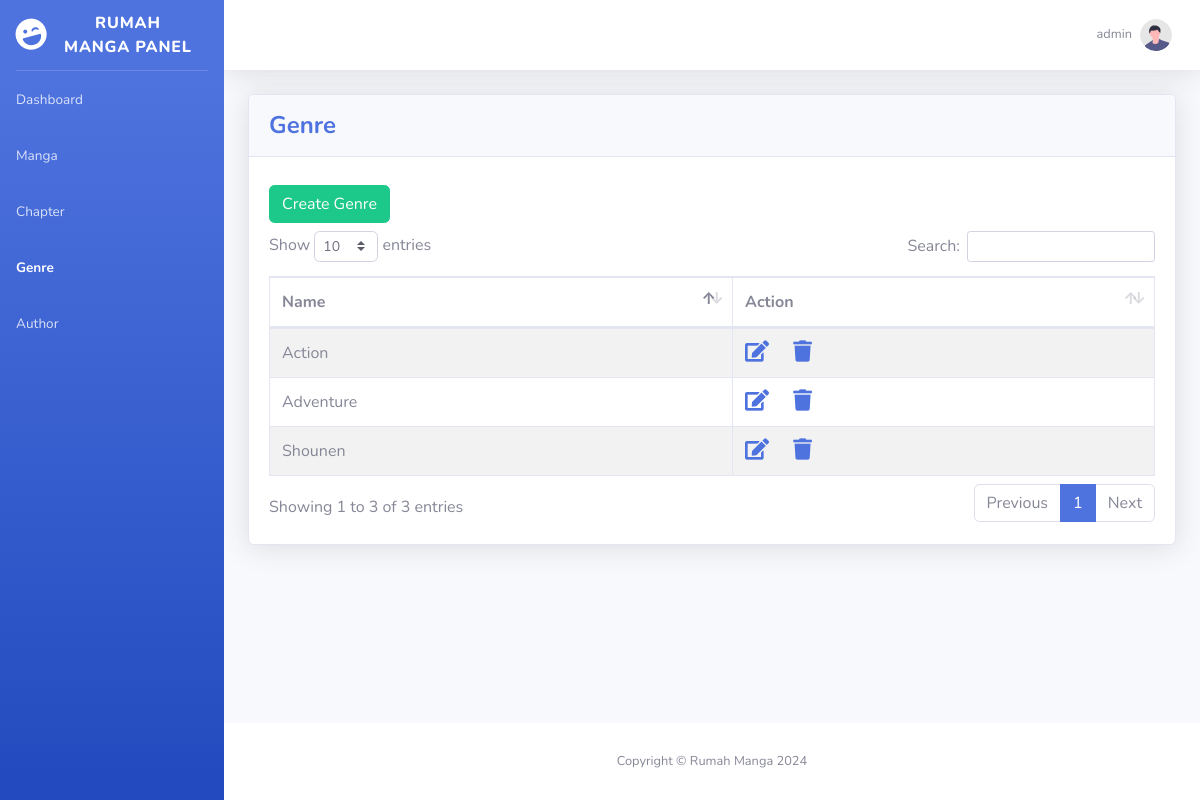
Page /genre.php (signed in) on the earlier database version.
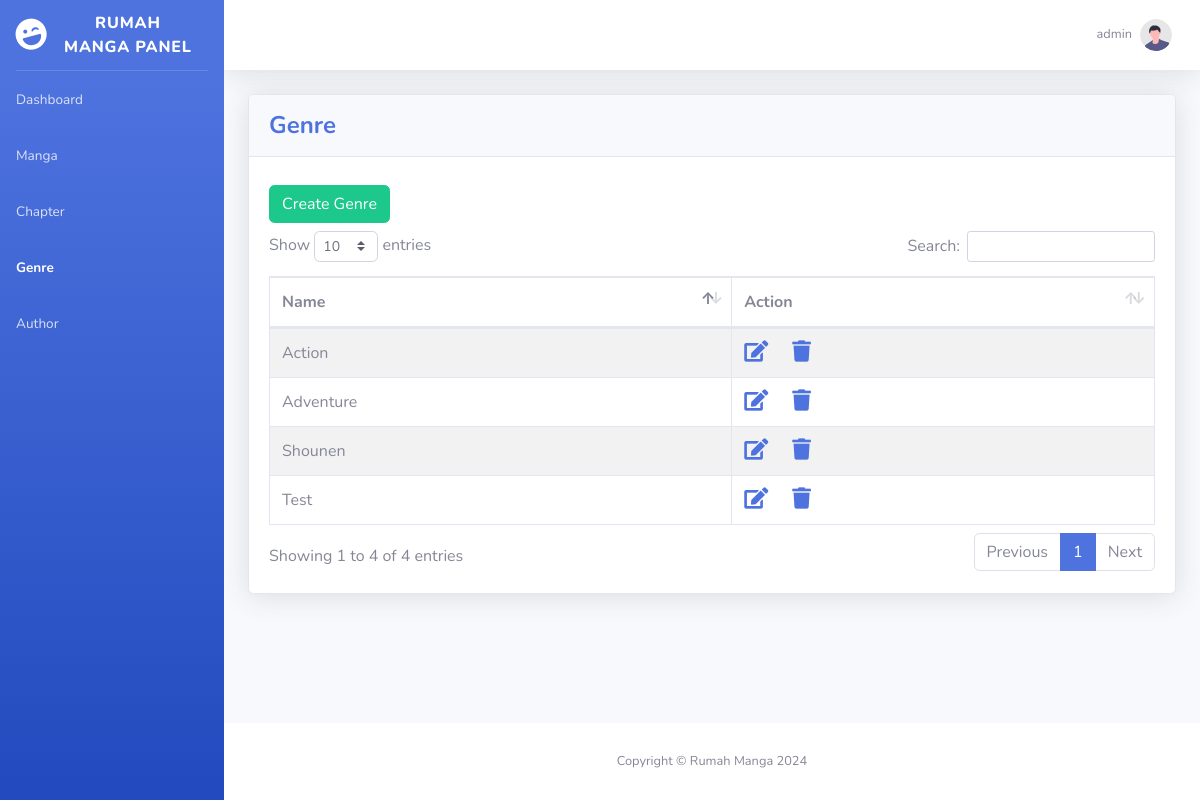
Same page on the later database version.
### tables this page shows
CREATE TABLE "genres" (
	"id"	INTEGER NOT NULL,
	"name"	TEXT NOT NULL,
	PRIMARY KEY("id" AUTOINCREMENT)
);

### layout/nav_links.php (called while the page is built)
<?php
$nav_links = [
    ['url' => 'index.php', 'text' => 'Dashboard'],
    ['url' => 'manga.php', 'text' => 'Manga'],
    ['url'=> 'chapter.php', 'text' => 'Chapter'],
    ['url'=> 'genre.php', 'text' => 'Genre'],
    ['url'=> 'author.php', 'text' => 'Author'],
];
?>

### api/get_genre.php (called while the page is built, shortened)
<?php
include('config/db.php');
if ($_SERVER["REQUEST_METHOD"] == "GET") {
    try{
        $sql = 'SELECT * FROM genres';
        $stmt = $db->query($sql);
        $genres = $stmt->fetchAll();
    } catch(PDOException $e){
        echo "Connection failed: " . $e->getMessage();
    }
}
?>

### genre.php (the view, shortened to what this page needs)
<?php
include('layout/header.php');
require 'api/get_genre.php'
?>
<body id="page-top">
    <?php
     include 'layout/sidebar.php';
    ?>
    <div id="content-wrapper" class="d-flex flex-column">
    <div id="content">
        <?php include 'layout/top_bar.php'?>
        <div class="container-fluid">
            <div class="card shadow mb-4">
                <div class="card-header py-3">
                    <h4 class="m-0 font-weight-bold text-primary">Genre</h4>
                </div>
                <div class="card-body">
                    <a type="button" class="btn btn-success my-2" href="upsert_genre.php">Create Genre</a>
                    <div class="table-responsive">
                        <table class="table table-bordered table-striped" id="dataTable" width="100%" cellspacing="0">
                            <thead>
                                <tr>
                                    <th>Name</th>
                                    <th>Action</th>
                                </tr>
                            </thead>
                            <tbody>
                                <?php foreach($genres as $genre): ?>
                                    <tr>
                                        <td><?php echo htmlspecialchars($genre['name']);?></td>
                                        <td>
                                            <?php echo '<a href="upsert_genre.php?q='.htmlspecialchars($genre['id']).'"><i class="fas fa-lg fa-edit"></i></a>';?>
                                            <?php echo '<a href="#" class="delete-btn" data-secure-id="'.$genre['id'].'"><i class="fas fa-lg fa-trash"></i></a>';?>
                                        </td>
                                    </tr>
                                <?php endforeach; ?>
                            </tbody>
                        </table>
                    </div>
                </div>
            </div>
        </div>
    </div>
    <?php include 'layout/footer.php'?>
    </div>
    </div>
</body>
</html>

### layout/sidebar.php
<?php
    include 'nav_links.php';
    $current_page = basename($_SERVER['PHP_SELF']);
?>
<div id="wrapper">
    <ul class="navbar-nav bg-gradient-primary sidebar sidebar-dark accordion" id="accordionSidebar">
        <a class="sidebar-brand d-flex align-items-center justify-content-center" href="index.php">
            <div class="sidebar-brand-icon rotate-n-15">
                <i class="fas fa-laugh-wink"></i>
            </div>
            <div class="sidebar-brand-text mx-3">Rumah Manga Panel</div>
        </a>
        <hr class="sidebar-divider my-0">
        <?php foreach ($nav_links as $link): ?>
            <li class="nav-item <?php echo ($current_page == $link['url']) ? 'active' : ''; ?>">
                <a class="nav-link" href="<?php echo $link['url']; ?>" >
                    <span><?php echo $link['text']; ?></span>
                </a>
            </li>
        <?php endforeach; ?>
    </ul>

Differences in the rows shown:
added genres: name "Test"
Other differences:
text written by a page script: "Show entries Search: Showing 1 to 3 of 3 entries Previous 1 Next" → "Show entries Search: Showing 1 to 4 of 4 entries Previous 1 Next"
